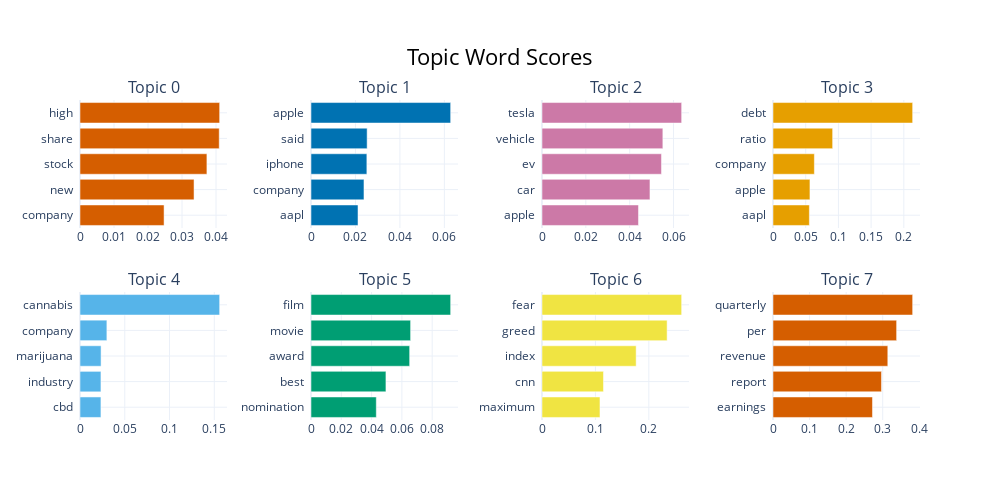

Notebook cell for this chart:
### Code cell
bert_topic_model.visualize_barchart()

### Figure 1 — Plotly figure (JSON) as saved in the notebook; plotly's stock layout.template omitted (floating-point values rounded to 4 significant figures)
{"data": [{"marker": {"color": "#D55E00"}, "orientation": "h", "type": "bar", "x": [0.02472, 0.03354, 0.03732, 0.04094, 0.04107], "xaxis": "x", "y": ["company  ", "new  ", "stock  ", "share  ", "high  "], "yaxis": "y"}, {"marker": {"color": "#0072B2"}, "orientation": "h", "type": "bar", "x": [0.02115, 0.02383, 0.02513, 0.02526, 0.06283], "xaxis": "x2", "y": ["aapl  ", "company  ", "iphone  ", "said  ", "apple  "], "yaxis": "y2"}, {"marker": {"color": "#CC79A7"}, "orientation": "h", "type": "bar", "x": [0.04401, 0.04925, 0.0545, 0.05513, 0.06371], "xaxis": "x3", "y": ["apple  ", "car  ", "ev  ", "vehicle  ", "tesla  "], "yaxis": "y3"}, {"marker": {"color": "#E69F00"}, "orientation": "h", "type": "bar", "x": [0.05558, 0.05648, 0.06323, 0.09116, 0.2135], "xaxis": "x4", "y": ["aapl  ", "apple  ", "company  ", "ratio  ", "debt  "], "yaxis": "y4"}, {"marker": {"color": "#56B4E9"}, "orientation": "h", "type": "bar", "x": [0.02339, 0.02339, 0.02354, 0.03003, 0.156], "xaxis": "x5", "y": ["cbd  ", "industry  ", "marijuana  ", "company  ", "cannabis  "], "yaxis": "y5"}, {"marker": {"color": "#009E73"}, "orientation": "h", "type": "bar", "x": [0.04311, 0.04947, 0.06512, 0.06576, 0.09219], "xaxis": "x6", "y": ["nomination  ", "best  ", "award  ", "movie  ", "film  "], "yaxis": "y6"}, {"marker": {"color": "#F0E442"}, "orientation": "h", "type": "bar", "x": [0.1085, 0.1151, 0.1762, 0.2342, 0.2614], "xaxis": "x7", "y": ["maximum  ", "cnn  ", "index  ", "greed  ", "fear  "], "yaxis": "y7"}, {"marker": {"color": "#D55E00"}, "orientation": "h", "type": "bar", "x": [0.272, 0.2966, 0.3139, 0.338, 0.3819], "xaxis": "x8", "y": ["earnings  ", "report  ", "revenue  ", "per  ", "quarterly  "], "yaxis": "y8"}], "layout": {"annotations": [{"font": {"size": 16}, "showarrow": false, "text": "Topic 0", "x": 0.0875, "xanchor": "center", "xref": "paper", "y": 1, "yanchor": "bottom", "yref": "paper"}, {"font": {"size": 16}, "showarrow": false, "text": "Topic 1", "x": 0.3625, "xanchor": "center", "xref": "paper", "y": 1, "yanchor": "bottom", "yref": "paper"}, {"font": {"size": 16}, "showarrow": false, "text": "Topic 2", "x": 0.6375, "xanchor": "center", "xref": "paper", "y": 1, "yanchor": "bottom", "yref": "paper"}, {"font": {"size": 16}, "showarrow": false, "text": "Topic 3", "x": 0.9125, "xanchor": "center", "xref": "paper", "y": 1, "yanchor": "bottom", "yref": "paper"}, {"font": {"size": 16}, "showarrow": false, "text": "Topic 4", "x": 0.0875, "xanchor": "center", "xref": "paper", "y": 0.4, "yanchor": "bottom", "yref": "paper"}, {"font": {"size": 16}, "showarrow": false, "text": "Topic 5", "x": 0.3625, "xanchor": "center", "xref": "paper", "y": 0.4, "yanchor": "bottom", "yref": "paper"}, {"font": {"size": 16}, "showarrow": false, "text": "Topic 6", "x": 0.6375, "xanchor": "center", "xref": "paper", "y": 0.4, "yanchor": "bottom", "yref": "paper"}, {"font": {"size": 16}, "showarrow": false, "text": "Topic 7", "x": 0.9125, "xanchor": "center", "xref": "paper", "y": 0.4, "yanchor": "bottom", "yref": "paper"}], "height": 500, "hoverlabel": {"bgcolor": "white", "font": {"family": "Rockwell", "size": 16}}, "showlegend": false, "title": {"font": {"color": "Black", "size": 22}, "text": "Topic Word Scores", "x": 0.5, "xanchor": "center", "yanchor": "top"}, "width": 1000, "xaxis": {"anchor": "y", "domain": [0, 0.175], "showgrid": true}, "xaxis2": {"anchor": "y2", "domain": [0.275, 0.45], "showgrid": true}, "xaxis3": {"anchor": "y3", "domain": [0.55, 0.725], "showgrid": true}, "xaxis4": {"anchor": "y4", "domain": [0.825, 1], "showgrid": true}, "xaxis5": {"anchor": "y5", "domain": [0, 0.175], "showgrid": true}, "xaxis6": {"anchor": "y6", "domain": [0.275, 0.45], "showgrid": true}, "xaxis7": {"anchor": "y7", "domain": [0.55, 0.725], "showgrid": true}, "xaxis8": {"anchor": "y8", "domain": [0.825, 1], "showgrid": true}, "yaxis": {"anchor": "x", "domain": [0.6, 1], "showgrid": true}, "yaxis2": {"anchor": "x2", "domain": [0.6, 1], "showgrid": true}, "yaxis3": {"anchor": "x3", "domain": [0.6, 1], "showgrid": true}, "yaxis4": {"anchor": "x4", "domain": [0.6, 1], "showgrid": true}, "yaxis5": {"anchor": "x5", "domain": [0, 0.4], "showgrid": true}, "yaxis6": {"anchor": "x6", "domain": [0, 0.4], "showgrid": true}, "yaxis7": {"anchor": "x7", "domain": [0, 0.4], "showgrid": true}, "yaxis8": {"anchor": "x8", "domain": [0, 0.4], "showgrid": true}}}
